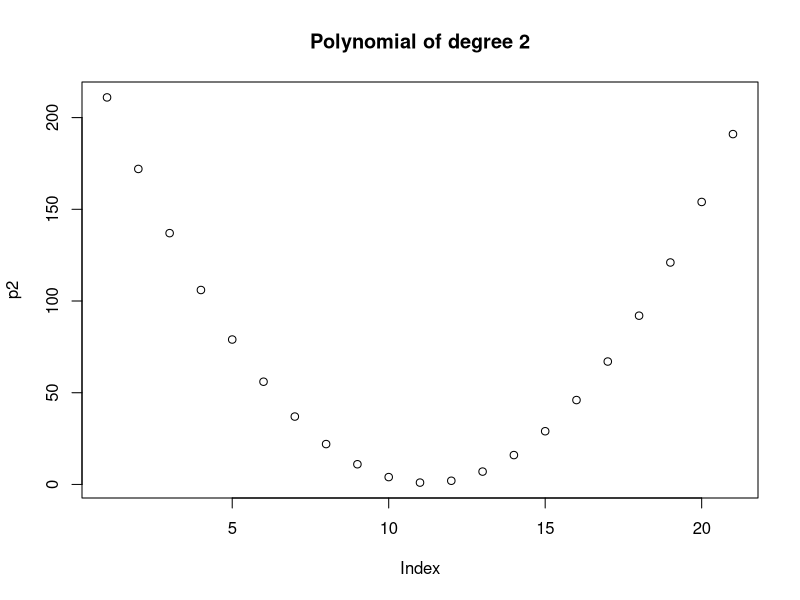
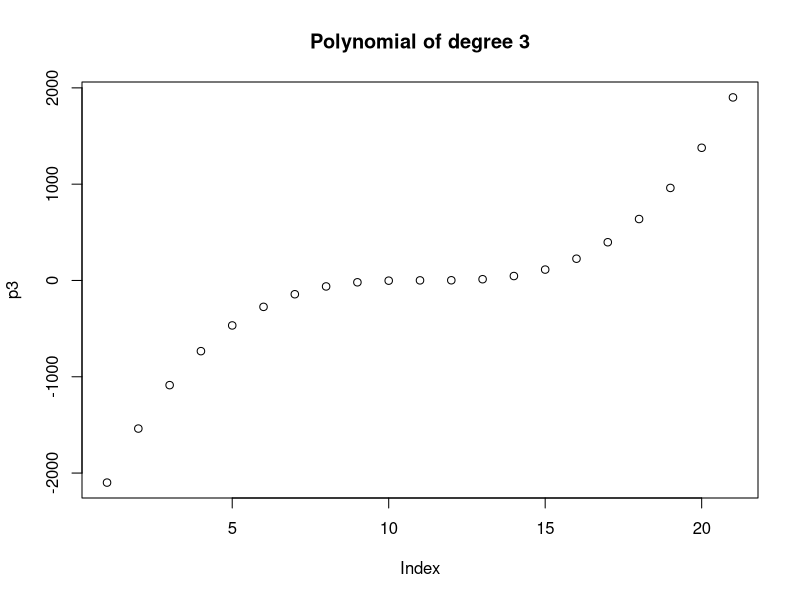
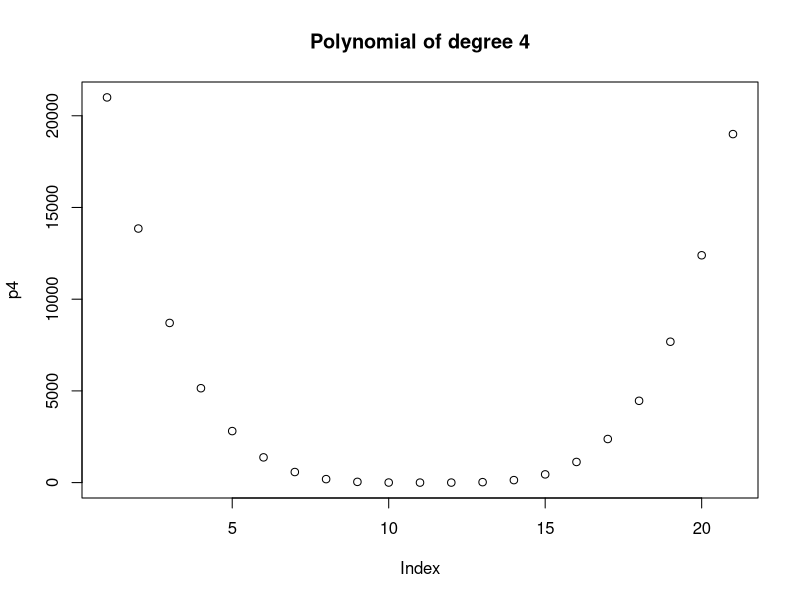
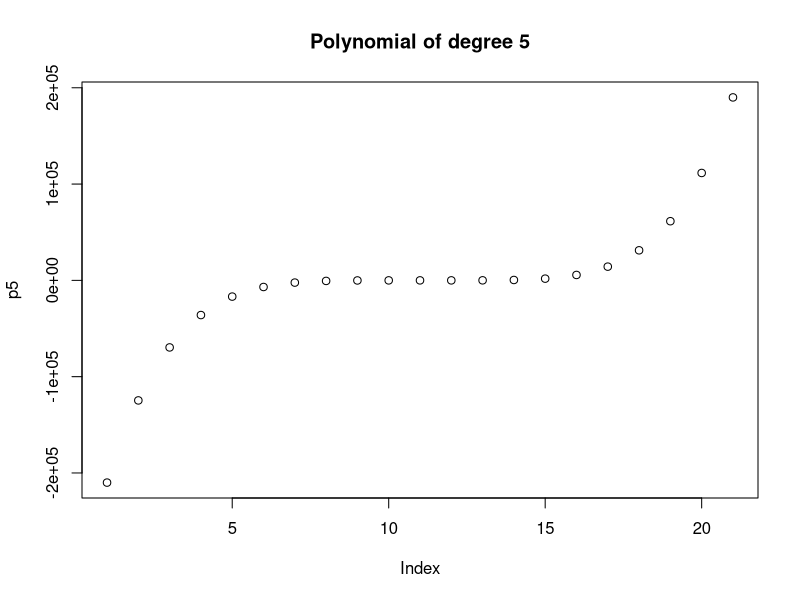

The R source for these figures, in order:
# PURPOSE
'See the graphs of different polynomial functions'

# Import Libraries
library(ggplot2)


x = seq(-10, 10, 1)
y = function(x, n){
  2*x^n - x^(n-1) + 1
}

# Polynomial of degree 2
p2 = y(x, 2)
plot(p2, main='Polynomial of degree 2')

# Polynoial of degree 3
p3 = y(x, 3)
plot(p3, main = 'Polynomial of degree 3')

# Polynomial of Degree 4
p4 = y(x, 4)
plot(p4, main = 'Polynomial of degree 4')

# Polynomial of degree 5
p5 = y(x, 5)
plot(p5, main = 'Polynomial of degree 5')



# Graph Multiple Lines Graphs








